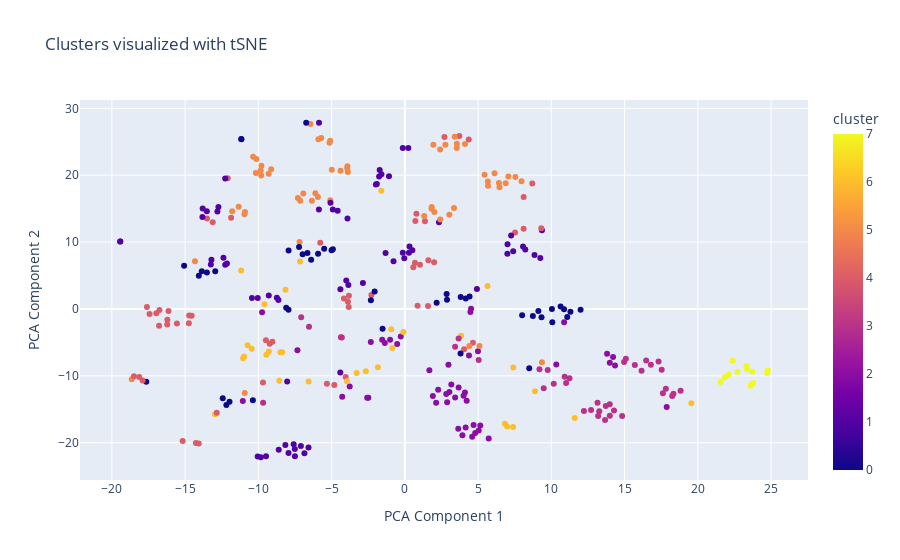

The notebook cell saved with this chart:
### Code cell
import plotly.express as px

# Create a DataFrame for the PCA components with cluster labels
df_tsne = pd.DataFrame(X_tsne, columns=['PCA Component 1', 'PCA Component 2'])
df_tsne['cluster'] = pred

# Create a scatter plot for the PCA components
fig = px.scatter(df_tsne, x='PCA Component 1', y='PCA Component 2', color='cluster', title='Clusters visualized with tSNE')
fig.show()

### Figure 1 — Plotly figure (JSON) as saved in the notebook; plotly's stock layout.template omitted (floating-point values rounded to 4 significant figures; data arrays with more than 128 entries replaced by an {"elided": "..."} marker saying what was removed)
{"data": [{"hovertemplate": "PCA Component 1=%{x}<br>PCA Component 2=%{y}<br>cluster=%{marker.color}<extra></extra>", "legendgroup": "", "marker": {"color": {"elided": "360 int values"}, "coloraxis": "coloraxis", "symbol": "circle"}, "mode": "markers", "name": "", "orientation": "v", "showlegend": false, "type": "scatter", "x": {"elided": "360 float values"}, "xaxis": "x", "y": {"elided": "360 float values"}, "yaxis": "y"}], "layout": {"coloraxis": {"colorbar": {"title": {"text": "cluster"}}, "colorscale": [[0, "#0d0887"], [0.1111, "#46039f"], [0.2222, "#7201a8"], [0.3333, "#9c179e"], [0.4444, "#bd3786"], [0.5556, "#d8576b"], [0.6667, "#ed7953"], [0.7778, "#fb9f3a"], [0.8889, "#fdca26"], [1, "#f0f921"]]}, "legend": {"tracegroupgap": 0}, "title": {"text": "Clusters visualized with tSNE"}, "xaxis": {"anchor": "y", "domain": [0, 1], "title": {"text": "PCA Component 1"}}, "yaxis": {"anchor": "x", "domain": [0, 1], "title": {"text": "PCA Component 2"}}}}
